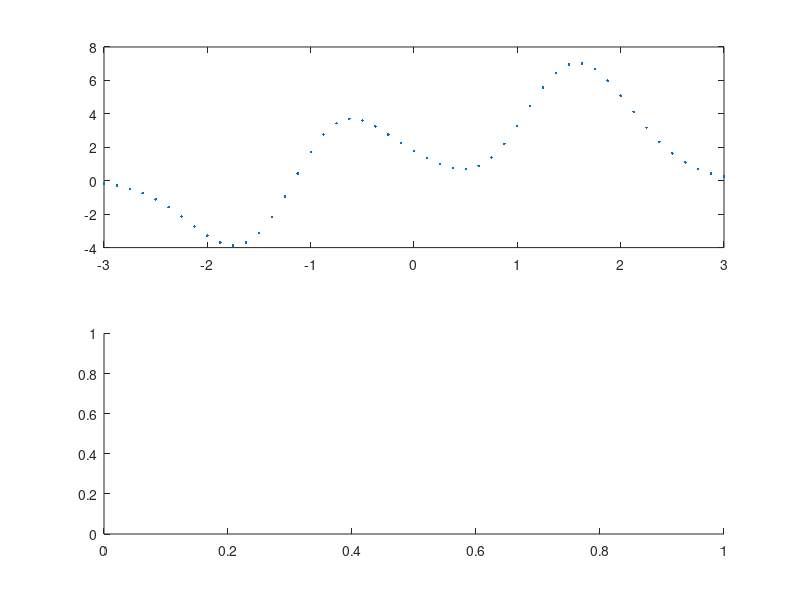

MATLAB code for this plot: (Note: this script raises an error after producing the figure.)
clear
clc

[X,Y,Z] = peaks;

n = 22;
x = Y(:,n);
y = Z(:,n);

subplot(2,1,1)
plot(x,y,'.')

c = y;

subplot(2,1,2);
multiColorLine(x,y,c,winter)